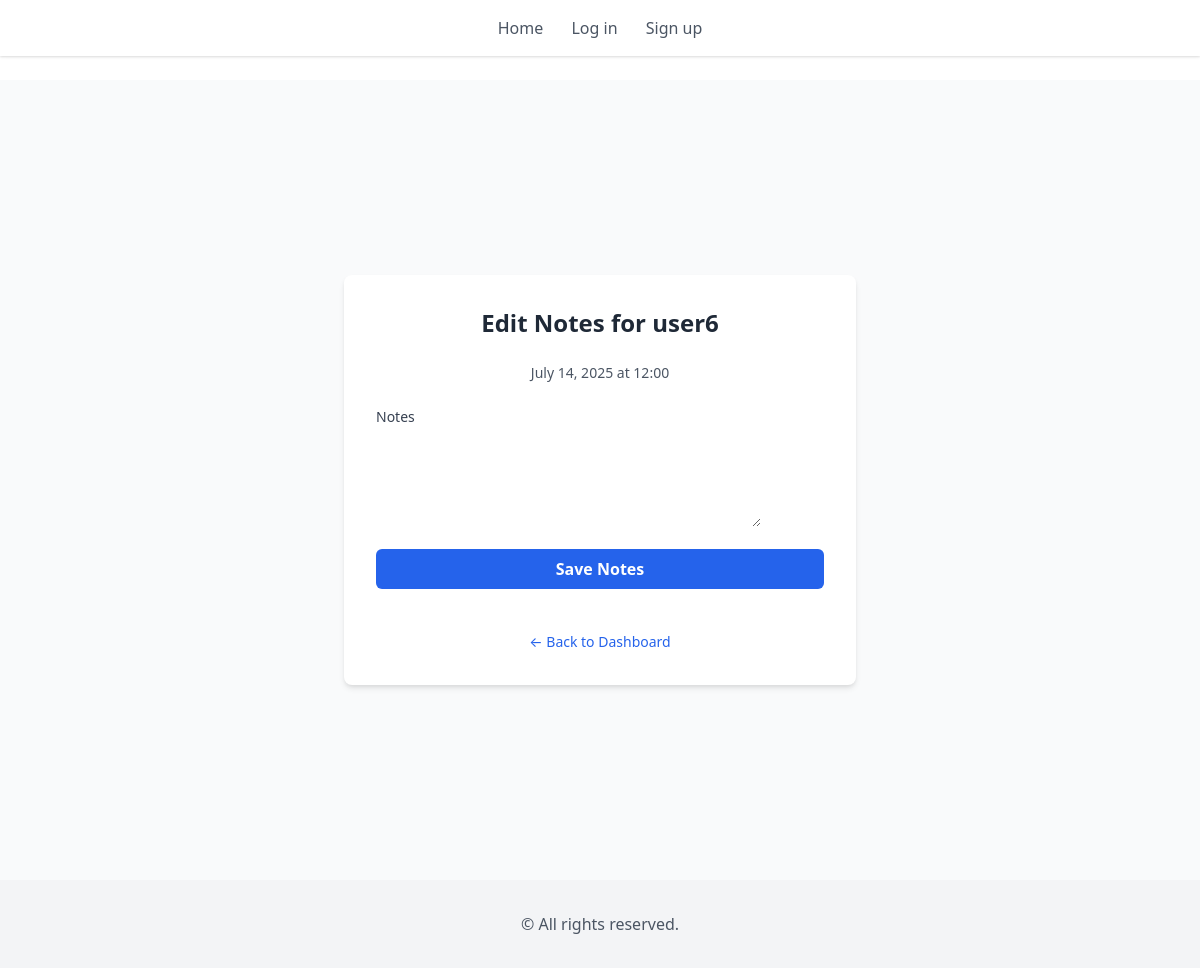
The app's page /session/8/edit-notes/ (signed in) with its own data.
### coach_app/models.py (models this page shows, shortened)
class Session(models.Model):
    client = models.ForeignKey(CustomUser, on_delete=models.CASCADE, related_name='sessions')
    timeslot = models.OneToOneField(TimeSlot, on_delete=models.CASCADE, related_name='session')
    subject = models.CharField(max_length=255)
    notes_coach = models.TextField(blank=True, null=True)
    created_at = models.DateTimeField(auto_now_add=True)
    class Meta:
        ordering = ['timeslot__date', 'timeslot__start_time']

class CustomUser(AbstractUser):
    is_coach = models.BooleanField(default=False)  # Distinguishes coaches from clients

class TimeSlot(models.Model):
    date = models.DateField()
    start_time = models.TimeField()
    is_available = models.BooleanField(default=True)
    class Meta:
        unique_together = ['date', 'start_time']
        ordering = ['date', 'start_time']

### coach_app/views.py (the view)
# urls.py: path('session/<int:session_id>/edit-notes/', views.edit_notes, name='edit_notes')
@login_required
def edit_notes(request, session_id):
    session = get_object_or_404(Session, id=session_id)
    if not request.user.is_coach:
        return HttpResponseForbidden("Only coaches can edit notes.")
    if request.method == "POST":
        form = CoachNotesForm(request.POST, instance=session)
        if form.is_valid():
            form.save()
            messages.success(request, "Notes updated.")
            return redirect("dashboard")
    else:
        form = CoachNotesForm(instance=session)
    return render(request, "edit_notes.html", {"form": form, "session": session})

### coach_app/forms.py
class CoachNotesForm(forms.ModelForm):
    class Meta:
        model = Session
        fields = ["notes_coach"]
        widgets = {"notes_coach": forms.Textarea(attrs={"rows": 4, "cols": 40})}

### coach_app/templates/edit_notes.html (shortened to what this page needs)
{% extends 'base.html' %}
{% block content %}
<div class="min-h-screen flex items-center justify-center bg-gray-50 py-12 px-4 sm:px-6 lg:px-8">
  <div class="w-full max-w-lg bg-white p-8 rounded-lg shadow-md space-y-6">
    <h2 class="text-2xl font-bold text-gray-800 text-center">
      Edit Notes for {{ session.client.username }}
    </h2>
    <p class="text-center text-sm text-gray-600">
      {{ session.timeslot.date }} at {{ session.timeslot.start_time|time:"H:i" }}
    </p>
    <form method="post" class="space-y-4">
      <div>
        <label for="{{ form.notes_coach.id_for_label }}" class="block text-sm font-medium text-gray-700 mb-1">
          Notes
        </label>
        {{ form.notes_coach }}
      </div>
      <button type="submit"
        class="w-full py-2 px-4 bg-blue-600 text-white font-semibold rounded-md hover:bg-blue-700 focus:outline-none focus:ring-2 focus:ring-offset-2 focus:ring-blue-500">
        Save Notes
      </button>
    </form>
    <div class="text-center pt-4">
      <a href="{% url 'dashboard' %}" class="text-sm text-blue-600 hover:underline">
        ← Back to Dashboard
      </a>
    </div>
  </div>
</div>
{% endblock %}

### records on screen
Session: client.username "user6", timeslot "July 14, 2025", timeslot.start_time "12:00"
